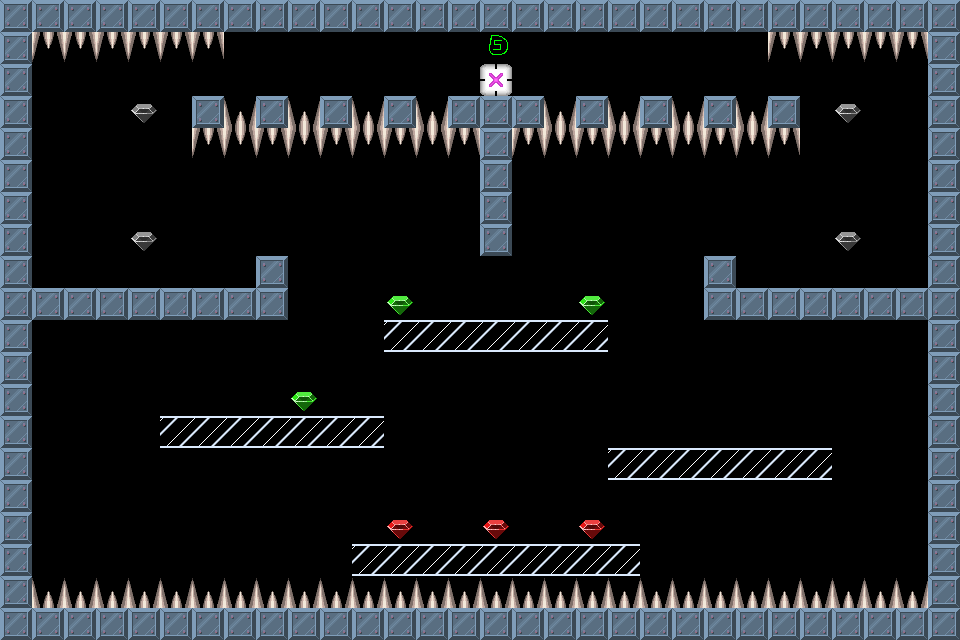

This game map was drawn from its Tiled (.tmx) file and the tilesets committed beside it. A one-line description and the trimmed map source follow:
An orthogonal 30x20 tile map with 32x32 px tiles, 1 tile layer (Tile Layer 1).

<map version="1.0" orientation="orthogonal" width="30" height="20" tilewidth="32" tileheight="32">
 <tileset firstgid="1" name="brick-1" tilewidth="32" tileheight="32">
  <image source="brick-1.png" width="128" height="128" />
  <tile id="0">
   <properties>
    <property name="components" value="Platform" />
   </properties>
  </tile>
  <tile id="1">
   <properties>
    <property name="components" value="PlayerStart" />
   </properties>
  </tile>
  <tile id="2">
   <properties>
    <property name="components" value="Spikes, Deadly" />
   </properties>
  </tile>
  <tile id="3">
   <properties>
    <property name="components" value="Gem" />
   </properties>
  </tile>
  <tile id="4">
   <properties>
    <property name="components" value="Spikes, Deadly" />
   </properties>
  </tile>
  <tile id="5">
   <properties>
    <property name="components" value="Stone, Pushable, Platform" />
   </properties>
  </tile>
  <tile id="6">
   <properties>
    <property name="components" value="Gem, PowerUp" />
   </properties>
  </tile>
  <tile id="7">
   <properties>
    <property name="components" value="Gem, PowerDown" />
   </properties>
  </tile>
  <tile id="8">
   <properties>
    <property name="components" value="AntiStone" />
   </properties>
  </tile>
  <tile id="9">
   <properties>
    <property name="components" value="CrumbleBrick" />
   </properties>
  </tile>
 </tileset>
 <layer name="Tile Layer 1" width="30" height="20">
  <data>[600 cells, 235 non-empty, 9 distinct tile ids]</data>
 </layer>
</map>
